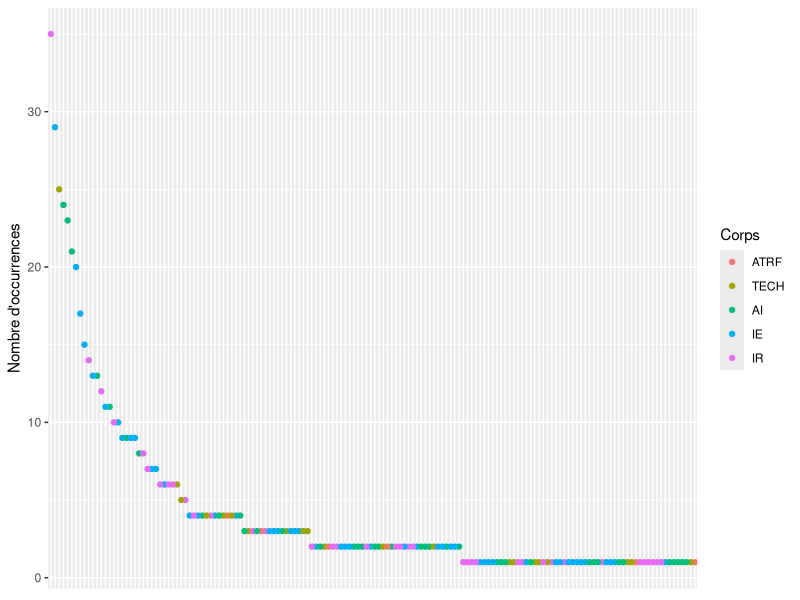
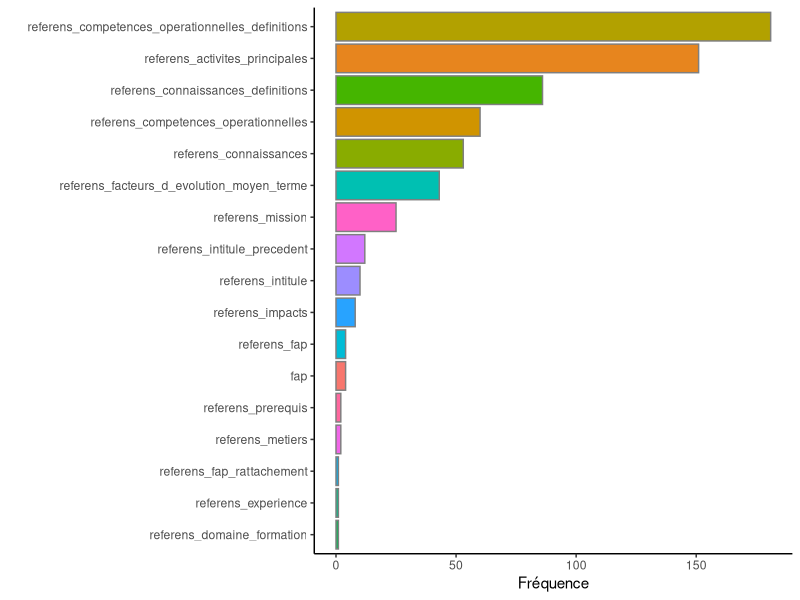
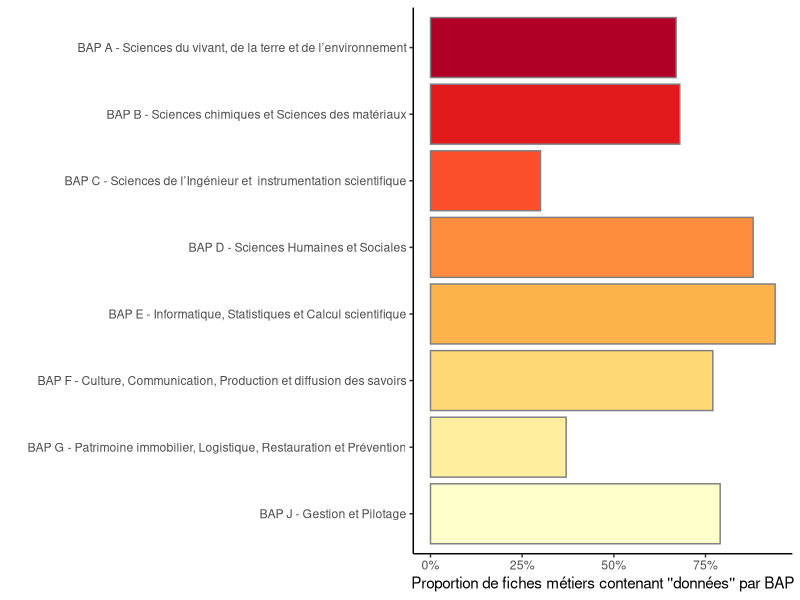
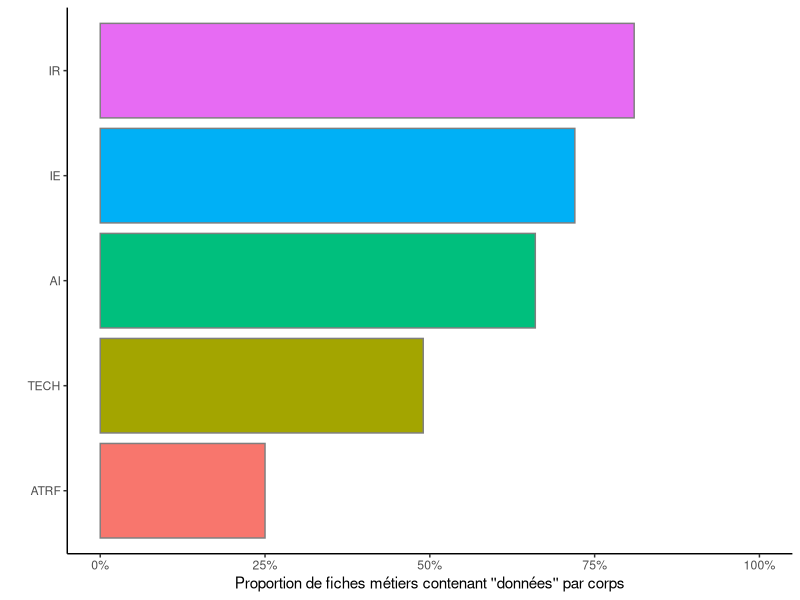

Reproduce these figures in R, in order. (Note: this script raises an error after producing the figures.)
library(tidyr)
library(dplyr)
library(tibble)
library(stringr)
library(ggplot2)
library(forcats)
library(tm)
library(RColorBrewer)

data <- read.csv2("fr-esr_referentiel_metier_referens_3.csv") %>%
  mutate(Id = row_number())
names(data) #noms de colonnes

donnees <- "Donnees|donnees|Données|données|Donnee|donnee|Donnée|donnée"

variables <- data %>%
  select(-Id) %>%
  colnames()

denombrement <- data %>%
  column_to_rownames("Id") %>%
  #select(Nom des colonnes, séparées par une virgule) %>%
  mutate_all(str_count, donnees) %>%
  mutate(somme = rowSums(.)) %>%
  rownames_to_column("Id") %>%
  filter(somme > 0) %>%
  arrange(desc(somme))
  
data_filtered <- data %>%
  filter(Id %in% denombrement$Id) %>%
  mutate(Id = as.character(Id)) %>%
  left_join(denombrement %>% select(Id, somme), by = "Id") %>%
  arrange(desc(somme))

# Classer les corps dans l'ordre hiérarchique
ordre_corps <- c("ATRF", "TECH", "AI", "IE", "IR")

data_filtered %>%
  mutate(referens_id = fct_reorder(referens_id, -somme),
         referens_cs=factor(referens_cs, levels = ordre_corps)) %>%
  ggplot(aes(x = referens_id, y = somme, color=referens_cs)) +
  geom_point() +
  labs(y = "Nombre d'occurrences", color="Corps") +
  theme(axis.title.x=element_blank(),
        axis.text.x=element_blank(),
        axis.ticks.x=element_blank())

# Histogramme des variables où apparaissent le plus l'expression "données"
  
denombrement %>%
  select(-somme) %>%
  column_to_rownames("Id") %>%
  summarise_all(sum) %>%
  rownames_to_column("Id") %>%
  gather("variable", "somme", -Id) %>%
  filter(somme > 0) %>%
  ggplot(aes(x=fct_reorder(variable, somme), y = somme)) +
  geom_col(aes(fill = variable), color = "grey50") +
  labs(x = "", y = "Fréquence")+
  coord_flip()+
  theme_classic() +
  theme(legend.position = "none")

# Histogramme des BAP où apparaissent le plus l'expression "données"

BAP_filtered <- data_filtered %>%
  count(bap) %>%
  arrange(bap)

BAP <- data %>%
  count(bap)

BAP_filtered_pourcentage <- BAP_filtered %>%
  left_join(BAP, BAP_filtered, by = "bap") %>%
  mutate(pourcentage_bap=round(n.x/n.y,2),
         bap=fct_reorder(bap, bap, .desc = TRUE))

BAP_filtered_pourcentage %>%
  ggplot(aes(x = bap, y = pourcentage_bap)) +
  geom_col(aes(fill = bap), color = "grey50") +
  labs(x = "", y = "Proportion de fiches métiers contenant ''données'' par BAP") +
  coord_flip() +
  theme_classic() +
  theme(legend.position = "none") +
  scale_fill_manual(values = brewer.pal(8, "YlOrRd")) +
  scale_y_continuous(labels = scales::percent)

# Histogramme des corps où apparaissent le plus l'expression "données"

corps_filtered <- data_filtered %>%
  count(referens_cs) %>%
  arrange(desc(n))

corps <- data %>%
  count(referens_cs)

corps_filtered_pourcentage <- corps_filtered %>%
  left_join(corps, corps_filtered, by = "referens_cs") %>%
  mutate(pourcentage_corps=round(n.x/n.y,2),
         referens_cs=factor(referens_cs, levels = ordre_corps))

corps_filtered_pourcentage %>%
  ggplot(aes(x = referens_cs, y = pourcentage_corps)) +
  geom_col(aes(fill = referens_cs), color = "grey50") +
  labs(x = "", y = "Proportion de fiches métiers contenant ''données'' par corps") +
  coord_flip() +
  theme_classic() +
  theme(legend.position = "none") +
  scale_y_continuous(labels = scales::percent, limits = c(0,1))

# Tableau des 11 métiers dont l'intitulé ou le métier contient l'expression "données"
  
intitule_TRUE <- denombrement %>%
  filter(denombrement$referens_intitule >0 | denombrement$referens_metiers >0)

intitule_filtered <- data_filtered %>%
  filter(Id %in% intitule_TRUE$Id) %>%
  mutate(Id = as.character(Id)) %>%
  left_join(data_filtered %>% select(Id, somme), by = "Id") %>%
  select(referens_intitule, referens_metiers, bap, referens_fap, referens_cs, Id) %>%
  group_by(bap) %>%
  arrange(referens_cs, .by_group = TRUE)

View(intitule_filtered)

## Regarder les métiers qui concentrent le plus le terme "données"

data_filtered %>%
  filter(somme > 10) %>%
  arrange(desc(somme)) %>%
  select (referens_intitule, referens_metiers, bap, referens_fap, referens_cs, somme) %>%
  head(15)

## Regarder les métiers où "données" apparaît dans facteur_d_evolution_moyen_terme

evolution_metiers <- data %>%
  filter(Id %in% denombrement$Id) %>%
  filter(denombrement$referens_facteurs_d_evolution_moyen_terme >0) %>%
  mutate(Id = as.character(Id)) %>%
  left_join(denombrement %>% select(Id, somme), by = "Id")

# Il y a un problème avec la ligne "Id = 34" qui apparaît alors que denombrement[34,"referens_facteurs_d_evolution_moyen_terme"] == NULL 0

## Regarder les métiers où le terme données apparaît comme "intitulé précédent" et a disparu de l'intitulé actuel 

suppression_metiers <- data %>%
  filter(Id %in% denombrement$Id) %>%
  filter(denombrement, referens_intitule_precedent > 0) %>%
  filter(denombrement, referens_intitule == 0) %>%
  mutate(Id = as.character(Id)) %>%
  left_join(denombrement %>% select(Id, somme), by = "Id") %>%
  arrange(desc(somme)) %>%
  select(referens_intitule, bap, referens_fap, referens_facteurs_d_evolution_moyen_terme, referens_cs) %>%
  group_by(bap) %>%
  arrange(referens_cs, .by_group = TRUE)

kable(evolution_metiers, caption = "Métiers dont l'ancien intitulé incluait le terme 'données' mais pas l'intitulé actuel")

## boxplot (quartiles) de la distribution des fiches métiers qui concentrent le plus le terme 'données" par corps

data_filtered %>%
  mutate(referens_cs=factor(referens_cs, levels = ordre_corps)) %>%
  ggplot(aes(x = referens_cs, y = somme, color=referens_cs)) +
  geom_boxplot()+
  geom_jitter(shape=16, position=position_jitter (0.2)) +
  labs(x= "Corps", y = "Nombre d'occurrences", color="Corps")+
  theme(legend.position = "none")
## Afficher le terme "données" en kwic (keyword-in-context) et représenter son voisinnage lexical
